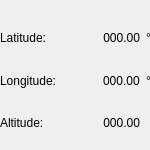
<?xml version="1.0" encoding="UTF-8"?>
<ui version="4.0">
 <class>WaypointInfoBox</class>
 <widget class="QWidget" name="WaypointInfoBox">
  <property name="geometry">
   <rect>
    <x>0</x>
    <y>0</y>
    <width>150</width>
    <height>150</height>
   </rect>
  </property>
  <property name="windowTitle">
   <string>Form</string>
  </property>
  <widget class="QWidget" name="layoutWidget">
   <property name="geometry">
    <rect>
     <x>0</x>
     <y>20</y>
     <width>151</width>
     <height>121</height>
    </rect>
   </property>
   <layout class="QGridLayout" name="gridLayout" rowstretch="1,1,1" columnstretch="3,1,1">
    <property name="sizeConstraint">
     <enum>QLayout::SetDefaultConstraint</enum>
    </property>
    <item row="1" column="0">
     <widget class="QLabel" name="long_label">
      <property name="text">
       <string>Longitude:</string>
      </property>
      <property name="scaledContents">
       <bool>false</bool>
      </property>
      <property name="alignment">
       <set>Qt::AlignLeading|Qt::AlignLeft|Qt::AlignVCenter</set>
      </property>
     </widget>
    </item>
    <item row="0" column="1">
     <widget class="QLabel" name="wp_lat">
      <property name="styleSheet">
       <string notr="true"/>
      </property>
      <property name="text">
       <string>000.00</string>
      </property>
      <property name="scaledContents">
       <bool>false</bool>
      </property>
      <property name="alignment">
       <set>Qt::AlignRight|Qt::AlignTrailing|Qt::AlignVCenter</set>
      </property>
     </widget>
    </item>
    <item row="2" column="1">
     <widget class="QLabel" name="wp_alt">
      <property name="styleSheet">
       <string notr="true"/>
      </property>
      <property name="text">
       <string>000.00</string>
      </property>
      <property name="scaledContents">
       <bool>false</bool>
      </property>
      <property name="alignment">
       <set>Qt::AlignRight|Qt::AlignTrailing|Qt::AlignVCenter</set>
      </property>
     </widget>
    </item>
    <item row="2" column="0">
     <widget class="QLabel" name="alt_label">
      <property name="text">
       <string>Altitude:</string>
      </property>
      <property name="scaledContents">
       <bool>false</bool>
      </property>
      <property name="alignment">
       <set>Qt::AlignLeading|Qt::AlignLeft|Qt::AlignVCenter</set>
      </property>
     </widget>
    </item>
    <item row="0" column="0">
     <widget class="QLabel" name="lat_label">
      <property name="text">
       <string>Latitude:</string>
      </property>
      <property name="scaledContents">
       <bool>false</bool>
      </property>
      <property name="alignment">
       <set>Qt::AlignLeading|Qt::AlignLeft|Qt::AlignVCenter</set>
      </property>
     </widget>
    </item>
    <item row="1" column="2">
     <widget class="QLabel" name="degrees1">
      <property name="sizePolicy">
       <sizepolicy hsizetype="Fixed" vsizetype="Preferred">
        <horstretch>0</horstretch>
        <verstretch>0</verstretch>
       </sizepolicy>
      </property>
      <property name="minimumSize">
       <size>
        <width>5</width>
        <height>0</height>
       </size>
      </property>
      <property name="text">
       <string>°</string>
      </property>
     </widget>
    </item>
    <item row="0" column="2">
     <widget class="QLabel" name="degrees2">
      <property name="sizePolicy">
       <sizepolicy hsizetype="Fixed" vsizetype="Preferred">
        <horstretch>0</horstretch>
        <verstretch>0</verstretch>
       </sizepolicy>
      </property>
      <property name="minimumSize">
       <size>
        <width>5</width>
        <height>0</height>
       </size>
      </property>
      <property name="text">
       <string>°</string>
      </property>
     </widget>
    </item>
    <item row="1" column="1">
     <widget class="QLabel" name="wp_long">
      <property name="text">
       <string>000.00</string>
      </property>
     </widget>
    </item>
   </layout>
  </widget>
 </widget>
 <resources/>
 <connections/>
</ui>
